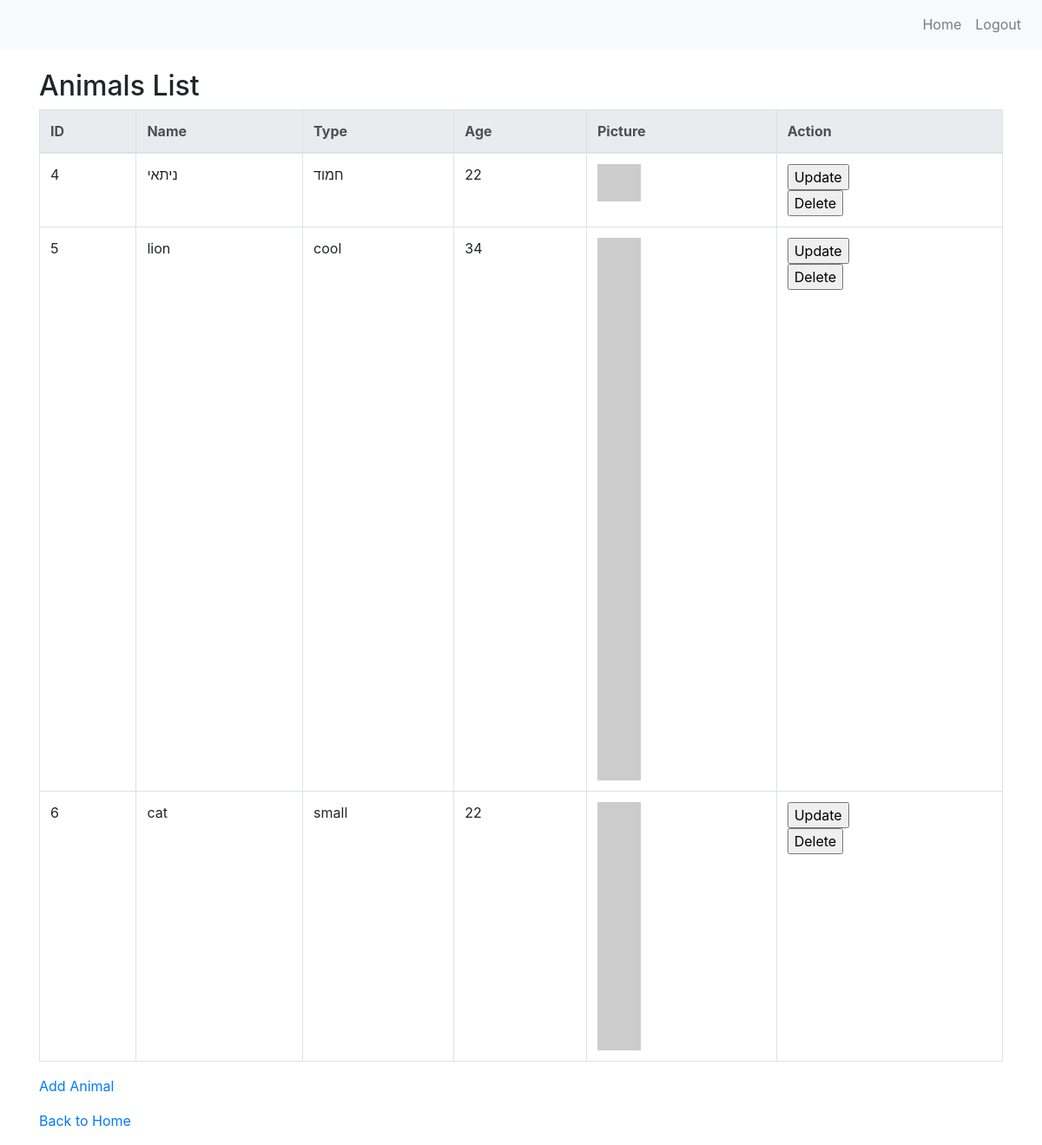
The app's page /animals_list (signed in), older data.
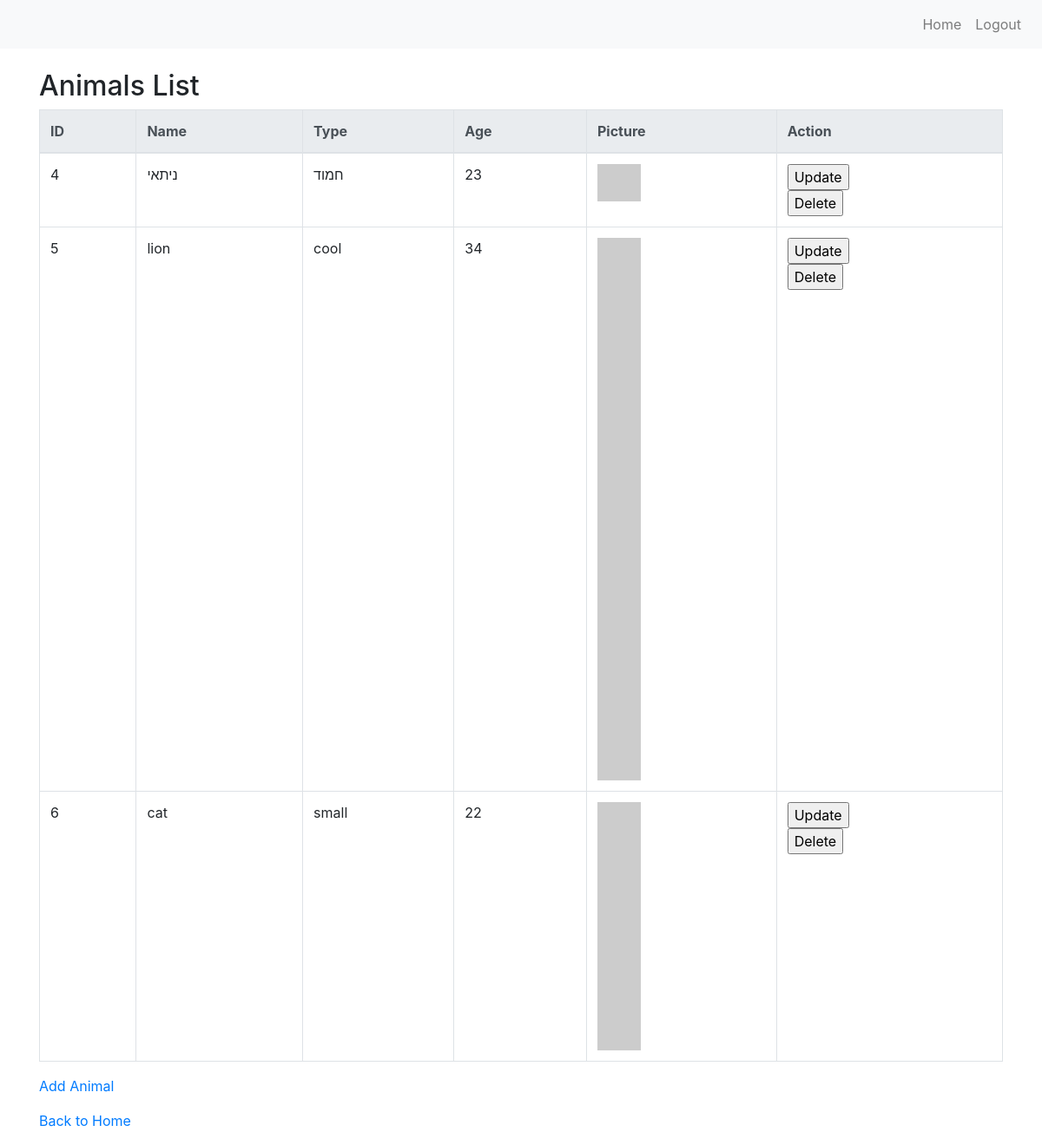
The same page, newer data.
### tables this page shows
CREATE TABLE animals(name, type, age, Picture);

### app.py (the view)
@app.route('/animals_list')
@login_required
def animals_list():
    cur.execute("SELECT rowid, * FROM animals")
    animals = cur.fetchall()
    return render_template("animals_list.html", animals=animals)

### app.py (called while the page is built)
def login_required(route_function):
    @wraps(route_function)
    def wrapper(*args, **kwargs):
        if 'username' not in session:
            flash('Login required', 'error')
            return redirect(url_for('login'))
        return route_function(*args, **kwargs)
    return wrapper

### templates/animals_list.html (shortened to what this page needs)
{% extends "layout.html" %}
{% block content %}
  <h2>Animals List</h2>
  <table class="table table-bordered">
    <thead class="thead-light">
        <tr>
            <th>ID</th>
            <th>Name</th>
            <th>Type</th>
            <th>Age</th>
            <th>Picture</th>
            <th>Action</th>
        </tr>
    </thead>
    <tbody>
        {% for animal in animals %}
            <tr>
                <td>{{ animal[0] }}</td>
                <td>{{ animal[1] }}</td>
                <td>{{ animal[2] }}</td>
                <td>{{ animal[3] }}</td>
                <td><img src="{{ animal[4] }}" width="50px"></td>
                <td>
                    <a href="{{ url_for('update_animal', animal_id=animal[0]) }}">
                    <input type="submit" value="Update"></a>
                    <form method="POST" action="{{ url_for('delete_animal', animal_id=animal[0]) }}" onsubmit="return confirm('Are you sure you want to delete this animal?');">
                        <input type="submit" value="Delete">
                    </form>
                </td>
            </tr>
        {% endfor %}
    </tbody>
  </table>
  <p><a href="{{ url_for('add_animal') }}">Add Animal</a></p>
  <p><a href="{{ url_for('home') }}">Back to Home</a></p>
{% endblock %}

### templates/layout.html (shortened to what this page needs)
<!DOCTYPE html>
<html lang="en">
<head>
    <link rel="stylesheet" href="https://stackpath.bootstrapcdn.com/bootstrap/4.3.1/css/bootstrap.min.css">
</head>
<body>
    <nav class="navbar navbar-expand-lg navbar-light bg-light">
        <div class="collapse navbar-collapse" id="navbarNav">
            <ul class="navbar-nav ml-auto">
                <li class="nav-item">
                    <a class="nav-link" href="{{ url_for('home') }}">Home</a>
                </li>
                {% if 'username' in session %}
                    <li class="nav-item">
                        <a class="nav-link" href="{{ url_for('logout') }}">Logout</a>
                    </li>
                {% endif %}
            </ul>
        </div>
    </nav>
    <div class="container mt-4">
        {% block content %}{% endblock %}
    </div>
</body>
</html>

Row changes from the older to the newer data that the page shows:
changed animals "ניתאי": age "22" → "23"
